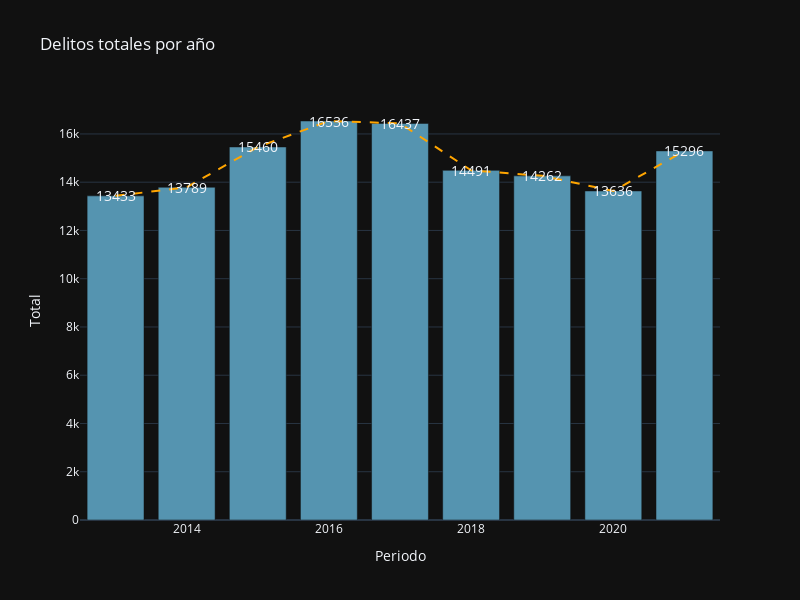

Write notebook code for a chart like this one.
### Code cell
# Crear la gráfica
fig = go.Figure()
fig.add_trace(go.Bar(x=delitos_tipo_py["Periodo"], y=delitos_tipo_py["Total"], name="Total", marker_color="#5594B0"))
fig.add_trace(go.Scatter(x=delitos_tipo_py["Periodo"], y=delitos_tipo_py["Total"], name="Total", mode="lines", line=dict(color="orange", dash="dash")))

# Personalizar el diseño de la gráfica
fig.update_layout(title="Delitos totales por año", xaxis_title="Periodo", yaxis_title="Total", showlegend=False, template="plotly_dark", width=800, height=600)
for i, row in delitos_tipo_py.iterrows():
    fig.add_annotation(x=row["Periodo"], y=row["Total"], text=str(int(row["Total"])), showarrow=False, font=dict(size=14))

# Mostrar la gráfica
fig.show()

### Figure 1 — Plotly figure (JSON) as saved in the notebook; plotly's stock layout.template omitted (floating-point values rounded to 4 significant figures)
{"data": [{"marker": {"color": "#5594B0"}, "name": "Total", "type": "bar", "x": [2013, 2014, 2015, 2016, 2017, 2018, 2019, 2020, 2021], "y": [13430.0, 13790.0, 15460.0, 16540.0, 16440.0, 14490.0, 14260.0, 13640.0, 15300.0]}, {"line": {"color": "orange", "dash": "dash"}, "mode": "lines", "name": "Total", "type": "scatter", "x": [2013, 2014, 2015, 2016, 2017, 2018, 2019, 2020, 2021], "y": [13430.0, 13790.0, 15460.0, 16540.0, 16440.0, 14490.0, 14260.0, 13640.0, 15300.0]}], "layout": {"annotations": [{"font": {"size": 14}, "showarrow": false, "text": "13433", "x": 2013, "y": 13430.0}, {"font": {"size": 14}, "showarrow": false, "text": "13789", "x": 2014, "y": 13790.0}, {"font": {"size": 14}, "showarrow": false, "text": "15460", "x": 2015, "y": 15460.0}, {"font": {"size": 14}, "showarrow": false, "text": "16536", "x": 2016, "y": 16540.0}, {"font": {"size": 14}, "showarrow": false, "text": "16437", "x": 2017, "y": 16440.0}, {"font": {"size": 14}, "showarrow": false, "text": "14491", "x": 2018, "y": 14490.0}, {"font": {"size": 14}, "showarrow": false, "text": "14262", "x": 2019, "y": 14260.0}, {"font": {"size": 14}, "showarrow": false, "text": "13636", "x": 2020, "y": 13640.0}, {"font": {"size": 14}, "showarrow": false, "text": "15296", "x": 2021, "y": 15300.0}], "height": 600, "showlegend": false, "title": {"text": "Delitos totales por año"}, "width": 800, "xaxis": {"title": {"text": "Periodo"}}, "yaxis": {"title": {"text": "Total"}}}}
